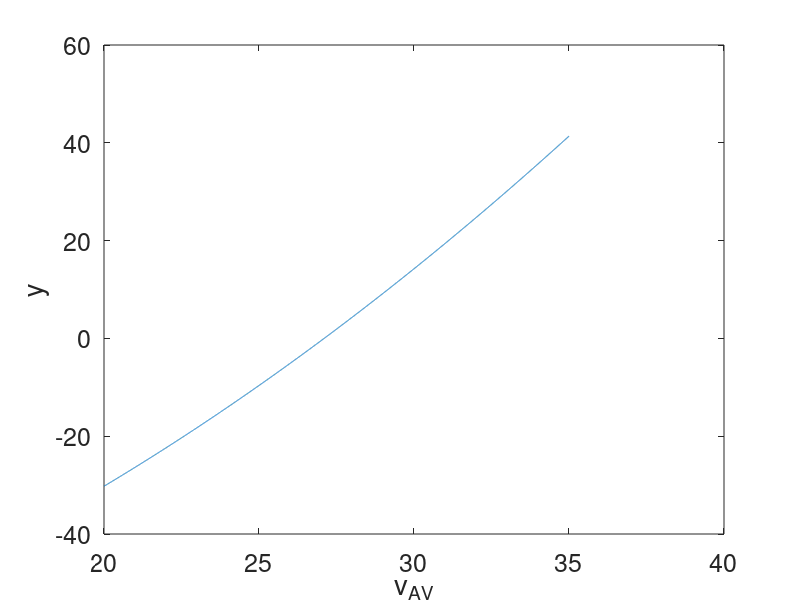

Source code (MATLAB):
% Chris Kreienkamp
% University of Arizona, CAT Vehicle
% July 29, 2019
% Calculation of the max safe speed of the AV

clear
clc


%% PARAMETERS
G = 9.80665;
psi = 1;
ksi = 81;
delta = 1.183;
a_dmax = -7.66;
a_cmft = 0.15*G;
k = -G/a_dmax;
v_lead = 0;
v_AV = linspace(20,35,10000);


%% CALCULATION
deltaVSStar = max(0, 1/2/k/a_dmax.*(v_lead^2-k.*v_AV.^2));
% y = -ksi + psi + deltaVSStar + v_AV.*(1-a_cmft/a_dmax)*delta...
%     + a_cmft/2*(1-a_cmft/a_dmax)*delta^2;
y = -ksi + psi + deltaVSStar + v_AV.*delta;

%% PLOT
plot(v_AV,y)
set(gca,'FontSize',18)
xlabel('v_{AV}'); ylabel('y')
